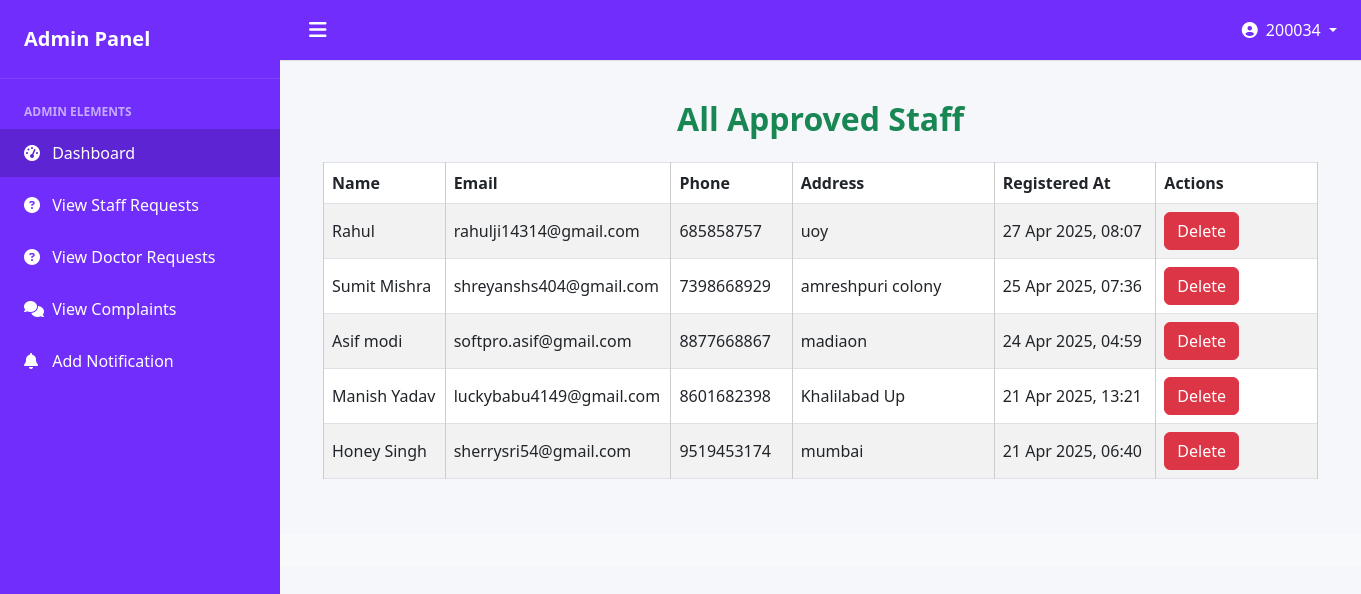
The app's page /adminapp/viewstaff/ (signed in) with its own data.
### adminapp/models.py (models this page shows, shortened)
class StaffRegister(models.Model):
    staff_name = models.CharField(max_length=100)
    staff_email = models.EmailField()
    staff_password = models.CharField(max_length=100)
    staff_phone = models.CharField(max_length=20)
    staff_address = models.CharField(max_length=200)
    created_at = models.DateTimeField(auto_now_add=True)

### adminapp/views.py (the view)
# urls.py: path('viewstaff/',views.viewstaff,name='viewstaff'),
@cache_control(no_store=True, no_cache=True, must_revalidate=True)
def viewstaff(req):
    if 'adminid' not in req.session:  # Ensure admin is logged in
        return redirect('login')
    staff = StaffRegister.objects.all().order_by('-created_at')
    return render(req, 'viewstaff.html', {'staff': staff})

### adminapp/templates/viewstaff.html
{% extends 'adminbase.html' %}
{% load static %}
{% block admin %}
<div class="row" style="margin: 0;">
    <div class="col-12" style="padding: 15px;">
        <h2 class="text-center mb-4" style="font-weight: 600; color: #198754;">All Approved Staff</h2>
        {% if staff %}
            <div style="overflow-x: auto;">
                <table class="table table-bordered table-hover table-striped text-center align-middle" style="min-width: 600px;">
                    <thead style="background-color: #198754; color: white;">
                        <tr>
                            <th style="min-width: 120px;">Name</th>
                            <th style="min-width: 200px;">Email</th>
                            <th style="min-width: 120px;">Phone</th>
                            <th style="min-width: 200px;">Address</th>
                            <th style="min-width: 160px;">Registered At</th>
                            <th style="min-width: 160px;">Actions</th>
                        </tr>
                    </thead>
                    <tbody>
                        {% for s in staff %}
                            <tr>
                                <td>{{ s.staff_name }}</td>
                                <td>{{ s.staff_email }}</td>
                                <td>{{ s.staff_phone }}</td>
                                <td>{{ s.staff_address }}</td>
                                <td>{{ s.created_at|date:"d M Y, H:i" }}</td>
                                <td>
                                    <a href="{% url 'adminapp:deletestaff' s.id %}" class="btn btn-danger">Delete</a>
                                </td>
                            </tr>
                        {% endfor %}
                    </tbody>
                </table>
            </div>
        {% else %}
            <div class="alert alert-info text-center" style="font-weight: 500; font-size: 1.1rem;">
                No approved staff members found.
            </div>
        {% endif %}
    </div>
</div>
{% endblock %}

### adminapp/templates/adminbase.html (style rules this page uses)
:root { --primary: rgb(112, 45, 251); --primary-hover: rgb(92, 36, 211); --sidebar-width: 280px; }
body { font-family: 'Segoe UI', Tahoma, Geneva, Verdana, sans-serif; background-color: #f5f7fa; margin: 0; overflow-x: hidden; }
.container-fluid table { width: 100%; border-collapse: collapse; }
table th, table td { border: 1px solid #ccc; padding: 12px; text-align: left; }
table th { background-color: #e0f2f1; }

### records on screen
StaffRegister: staff_name "Rahul", staff_email "rahulji14314@gmail.com", staff_phone "685858757", staff_address "uoy", created_at "27 Apr 2025, 08:07"
StaffRegister: staff_name "Sumit Mishra", staff_email "shreyanshs404@gmail.com", staff_phone "7398668929", staff_address "amreshpuri colony", created_at "25 Apr 2025, 07:36"
StaffRegister: staff_name "Asif modi", staff_email "softpro.asif@gmail.com", staff_phone "8877668867", staff_address "madiaon", created_at "24 Apr 2025, 04:59"
StaffRegister: staff_name "Manish Yadav", staff_email "luckybabu4149@gmail.com", staff_phone "8601682398", staff_address "Khalilabad Up", created_at "21 Apr 2025, 13:21"
StaffRegister: staff_name "Honey Singh", staff_email "sherrysri54@gmail.com", staff_phone "9519453174", staff_address "mumbai", created_at "21 Apr 2025, 06:40"

### other values on screen
{{ request.session.adminid }} "200034"
